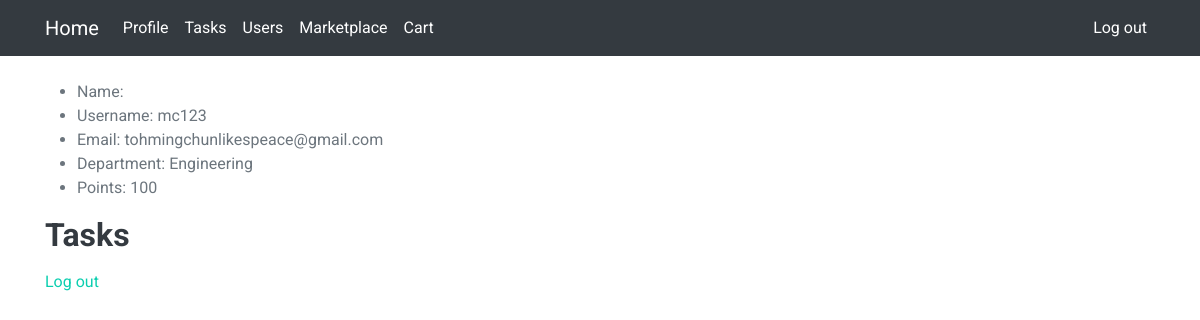
The app's page /main/users/1 (signed in), older data.
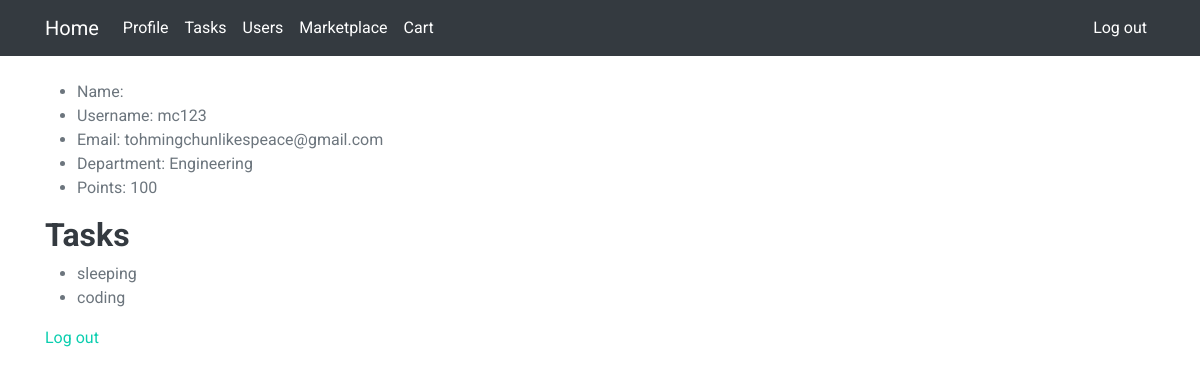
The same page, newer data.
### main/models.py (models this page shows)
class Task(models.Model):
    STATUS = (
        ('Incomplete', 'Incomplete'),
        ('Ongoing', 'Ongoing'),
        ('Completed', 'Completed'),
    )
    name = models.CharField(max_length = 64)
    description = models.TextField("Description", max_length=600, default='', blank=True)
    points_granted = models.IntegerField()
    status = models.CharField(max_length=100, choices=STATUS, default='Incomplete')
    def __str__(self):
        return self.name

### main/views.py (the view)
# urls.py: path('users/<int:user_id>', views.user_profile, name='user_profile'),
@login_required(login_url='/main/login')
def user_profile(request, user_id):
    user = CustomUser.objects.get(pk = user_id)
    tasks = user.tasks.all()
    return render(request, 'main/user_profile.html', {
        "user": user,
        "tasks": tasks,
    })

### main/templates/main/user_profile.html
{% extends "main/layout.html" %}
{% block body %}
    <div class="container">
        <ul>
            <li>Name: {{ user.user.first_name }} {{ user.user.last_name }} </li>
            <li>Username: {{ user.user.username }} </li>
            <li>Email: {{ user.email }} </li>
            <li>Department: {{ user.department }} </li>
            <li>Points: {{ user.points }} </li>
        </ul>
        <h2> Tasks </h2>
        <ul>
            {% for task in tasks %}
                <li>{{ task }}</li>
            {% endfor %}
        </ul>
        <a href="{% url 'main:logout' %}">Log out</a>
    </div>
{% endblock %}

Row changes from the older to the newer data that the page shows:
now on this page (row edited): Task: name "sleeping"
now on this page (row edited): Task: name "coding"
